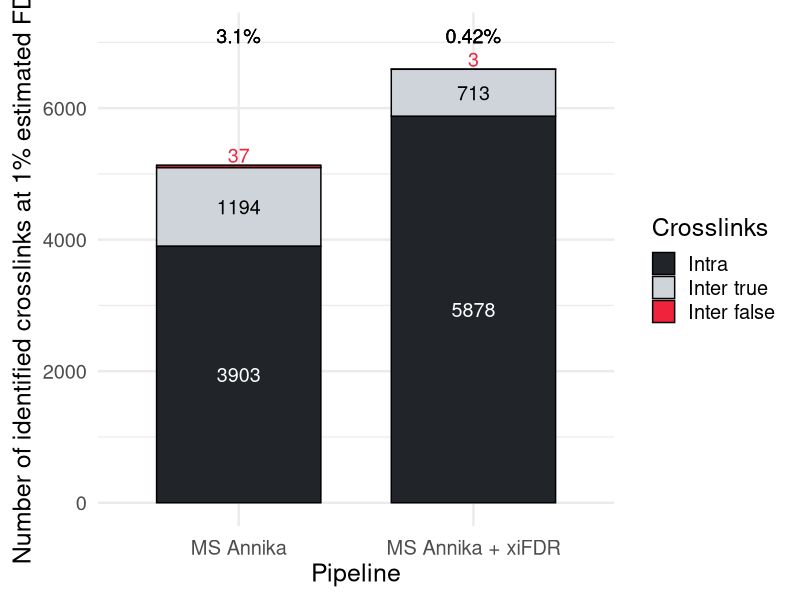

The R script that drew this image:
library(tidyverse)
library(readxl)

df <- read_excel("results.xlsx")

df <- df %>% 
  mutate(Type = factor(Type, levels = c("Intra", "Inter true", "Inter false")))
  
# export to 900 x 800

ggplot(df, aes(x=Tool, y=Crosslinks, fill=Type)) +
  geom_bar(stat="identity", color="black", width = 0.7, position = position_stack(reverse = T)) +
  scale_fill_manual(values = c("#212529", "#ced4da", "#ef233c"),
                    labels = c("Intra", "Inter true", "Inter false")) +
  #ggtitle("Dataset of Lenz et al., 2021:\nNumber of identified crosslinks at 1% estimated FDR\n(crosslinker: BS3)") +
  xlab("Pipeline") +
  ylab("Number of identified crosslinks at 1% estimated FDR") +
  ylim(c(0, 7100)) +
  labs(fill="Crosslinks") +
  geom_text(aes(y = txt_pos, label=round(Crosslinks, 0)), color = rep(c("white", "black", "#ef233c"), 2), size = 5.0, 
            vjust = 0.5, hjust = 0.5) +
  geom_text(aes(y = 7100, label = paste0(round(FDR, 2), "%")), size = 5.0, angle = 0, hjust = 0.5) +
  theme_minimal(base_size = 18) +
  theme(axis.text.x = element_text(angle = 0, hjust = 0.5, vjust = 0.5)) +
  guides(fill = guide_legend(ncol = 1, label.position = "right"))
